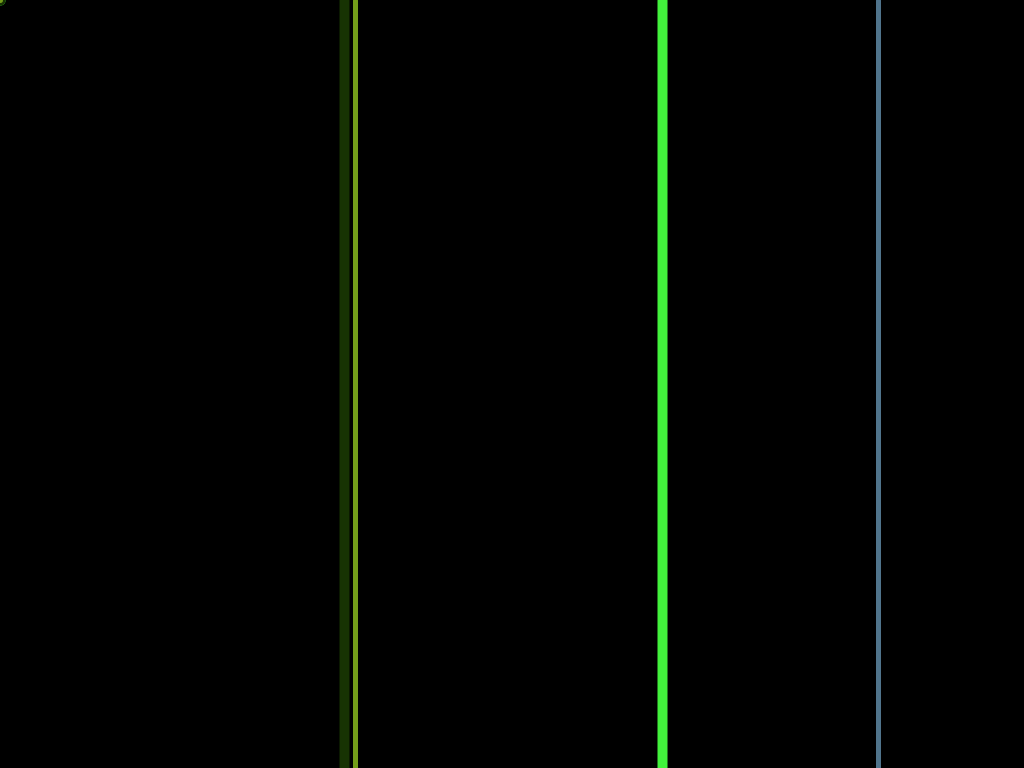
Frame 1 (no input)
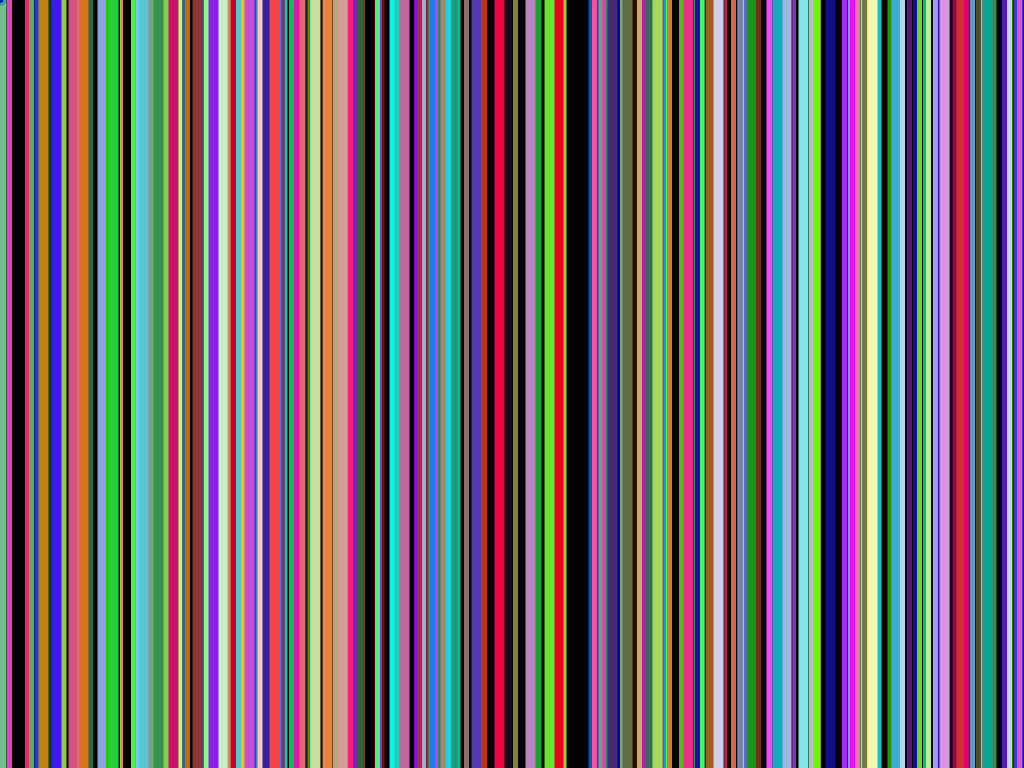
Frame 60 (the mouse pressed at the canvas centre just before this capture)
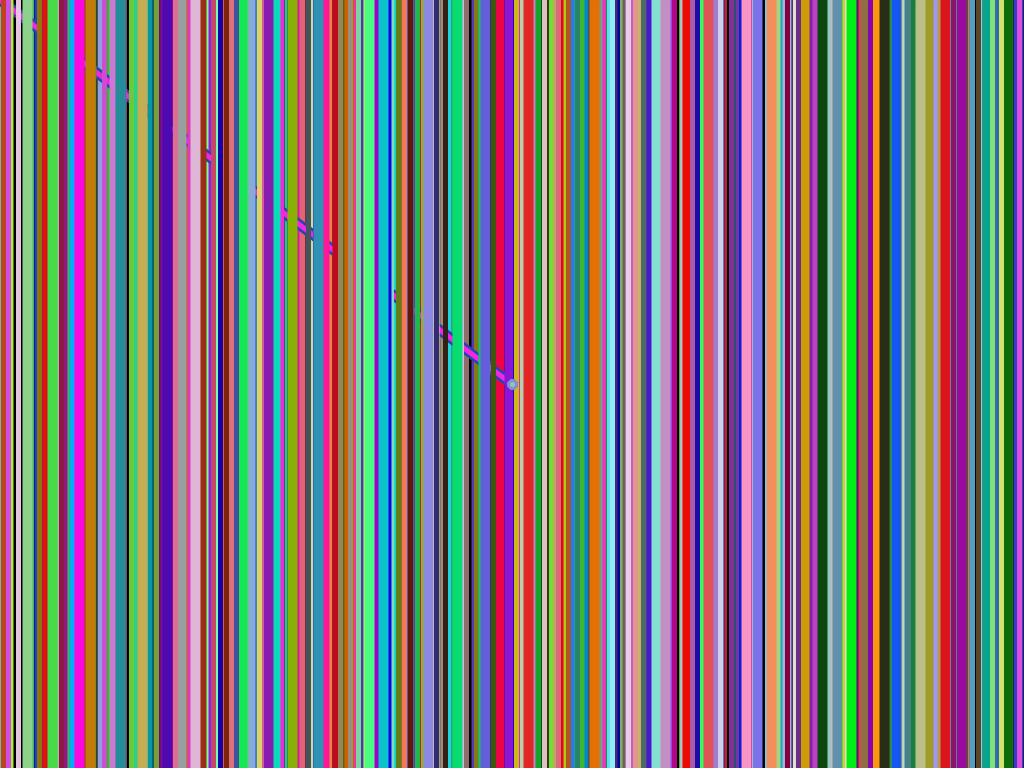
Frame 120 (the mouse held since frame 60 and released just before this capture)

The Processing sketch that drew these frames (run headless with seeded random() and noise(); from frame 60 on, the mouse is pressed at the canvas centre):

// Processing sketch: s19magd150lab03_fuller
// ── s19magd150lab03_fuller.pde
float black = 0; //Black color value for the background or any grayscale color
float lineWidth = 5; //Width of the lines drawn
float r; //Red color in RGB
float g; //Green color in RGB
float b; //Blue color in RGB
float x1 = constrain(width, 0, 1024); //Constrain
float y1 = constrain(height, 0, 0);
float x2 = constrain(width, 0, 1024);
float y2 = constrain(height, 768, 768);
float[] maxmin = new float[100]; //max() min() for assignment requirement

// Setting up the screensaver
void setup() {
  y1 = 0;
  y2 = 768;
  size(1024, 768);
  background(black);
  println("Computer idle for too long... screensaver starting up.");
}

//Drawing lines of random color and position along the X axis.
void draw() {
  colorMode(RGB);
  
  x1 = random(1024);
  x2 = x1;
  lineWidth = lineWidth + 5; //Addition
  strokeWeight(lineWidth);
  r = random(255);
  g = random(255);
  b = random(255);
  stroke(r, g, b);
  line(x1, y1, x2, y2);
  line(pmouseX, pmouseY, mouseX, mouseY);
  
  x1 = random(1024);
  x2 = x1;
  lineWidth = lineWidth - 5; //Subtraction
  strokeWeight(lineWidth);
  r = random(255);
  g = random(255);
  b = random(255);
  stroke(r, g, b);
  line(x1, y1, x2, y2);
  line(pmouseX, pmouseY, mouseX, mouseY);
  
  x1 = random(1024);
  x2 = x1;
  lineWidth = lineWidth * 2; //Multiplication
  strokeWeight(lineWidth);
  r = random(255);
  g = random(255);
  b = random(255);
  stroke(r, g, b);
  line(x1, y1, x2, y2);
  line(pmouseX, pmouseY, mouseX, mouseY);
  
  x1 = random(1024);
  x2 = x1;
  lineWidth = lineWidth / 2; //Division
  strokeWeight(lineWidth);
  r = random(255);
  g = random(255);
  b = random(255);
  stroke(r, g, b);
  line(x1, y1, x2, y2);
  line(pmouseX, pmouseY, mouseX, mouseY);
}

//Resets the image upon a button being pressed and outputs a message.
void keyPressed() {
  if( r > g && r > b){
    println("Last object max red color value: " + max(r, g, b));
  } else if ( g > b && g > r ){
    println("Last object max green color value: " + max(r, g, b));
  } else {
    println("Last object max blue color value: " + max(r, g, b));
  }
  
  if( r < g && r < b){
    println("Last object min red color value: " + min(r, g, b));
  } else if ( g < b && g < r ){
    println("Last object min green color value: " + min(r, g, b));
  } else {
    println("Last object min blue color value: " + min(r, g, b));
  }
  
  fill(r, g, b);
  rect(0, 0, width, height);
  println("Screensaver reset.");
}
